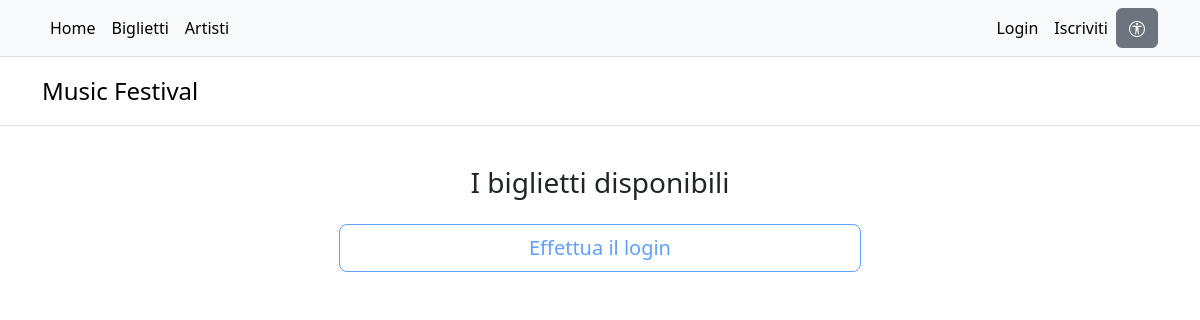
Before: /biglietti with the older database file.
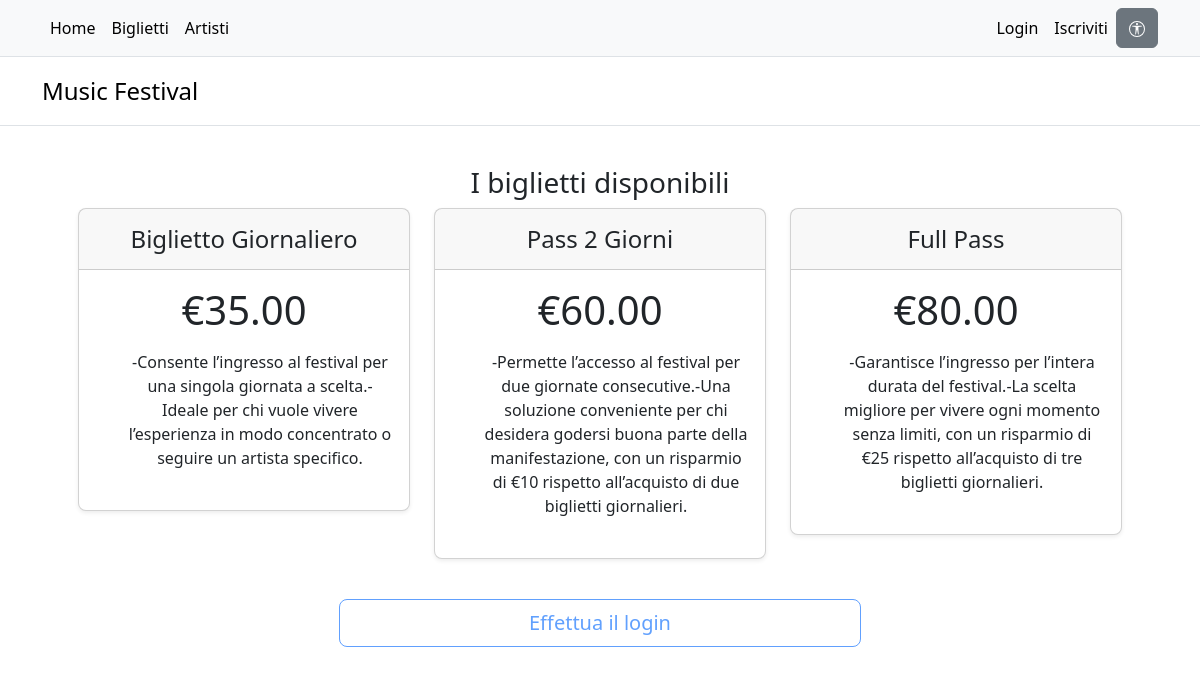
After: the same page with the newer database file.
### tables this page shows
CREATE TABLE "TicketTypes" (
	"ID"	INTEGER,
	"Name"	TEXT NOT NULL UNIQUE,
	"NoOfDays"	INTEGER NOT NULL,
	"Description"	TEXT NOT NULL,
	"Cost"	TEXT NOT NULL,
	PRIMARY KEY("ID" AUTOINCREMENT)
);

### app.py (the view)
@app.route("/biglietti")
def tickets():
    font = session.get("font", False)
    tickets = dbPackage.dbTicketTypes.getTicketTypes()
    days = dbPackage.dbDays.getDays()
    return render_template("tickets.html", tickets=tickets, days=days, font=font)

### dbPackage/dbDays.py (called while the page is built)
def getDays():
    sql = "SELECT * FROM Days"
    conn = sqlite3.connect(DATABASE)
    conn.row_factory = sqlite3.Row
    cursor = conn.cursor()
    cursor.execute(sql)
    days = cursor.fetchall()
    cursor.close()
    conn.close()
    return days

### dbPackage/dbTicketTypes.py (called while the page is built)
def getTicketTypes():
    sql = "SELECT * FROM TicketTypes"
    conn = sqlite3.connect(DATABASE)
    conn.row_factory = sqlite3.Row
    cursor = conn.cursor()
    cursor.execute(sql)
    ticketTypes = cursor.fetchall()
    cursor.close()
    conn.close()
    return ticketTypes

### templates/tickets.html (shortened to what this page needs)
{% extends "base.html" %} {% block content %}
<header
  id="header_numeri"
  class="d-flex justify-content-center align-items-center"
>
  <h3>I biglietti disponibili</h3>
</header>
<div class="row row-cols-1 row-cols-md-3 mb-3 text-center">
  {% for ticket in tickets %}
  <div class="col">
    <div class="card mb-4 rounded-3 shadow-sm">
      <div class="card-header py-3">
        <h4 class="my-0 fw-normal">{{ ticket[1] | e}}</h4>
      </div>
      <div class="card-body">
        <h1 class="card-title pricing-card-title">€{{ticket[4] | e}}</h1>
        <ul class="list mt-3 mb-4">
          {{ ticket["Description"] | safe }}
        </ul>
      </div>
    </div>
  </div>
  {% endfor %}
</div>
<div class="d-grid gap-2 col-12 col-md-6 mx-auto">
  {% if current_user.is_authenticated %} {% if current_user.mode == "Spettatore"
  %} {% if not current_user.hasTicket %}
  <button
    type="button"
    class="btn btn-lg btn-outline-primary w-100"
    data-bs-toggle="modal"
    data-bs-target="#bookingModal"
  >
    Acquista ora il tuo biglietto
  </button>
  {% else %}
  <button type="button" class="btn disabled btn-lg btn-danger w-100">
    Hai già acquistato un biglietto
  </button>
  {% endif %} {% else %}
  <button type="button" class="btn disabled btn-lg btn-warning w-100">
    Non puoi acquistare il tuo biglietto
  </button>
  {% endif %} {% else %}
  <button type="button" class="btn disabled btn-lg btn-outline-primary w-100">
    Effettua il login
  </button>
  {% endif %}
</div>
 {% endblock %}

### templates/base.html (shortened to what this page needs)
<!DOCTYPE html>
<html lang="it">
  <head>
    <link
      href="https://cdn.jsdelivr.net/npm/bootstrap@5.3.5/dist/css/bootstrap.min.css"
      rel="stylesheet"
    />
    <link
      rel="stylesheet"
      href="{{ url_for('static', filename='css/style.css') }}"
    />
  </head>
  <body>
    <nav class="py-2 bg-body-tertiary border-bottom">
      <div class="container d-flex flex-wrap">
        <ul class="nav me-auto">
          <li class="nav-item">
            <a
              href="{{ url_for('home') }}"
              class="nav-link link-body-emphasis px-2 active"
              aria-current="page"
              >Home</a
            >
          </li>
          <li class="nav-item">
            <a
              href="{{ url_for('tickets') }}"
              class="nav-link link-body-emphasis px-2"
              >Biglietti</a
            >
          </li>
          <li class="nav-item">
            <a
              href="{{ url_for('performances') }}"
              class="nav-link link-body-emphasis px-2"
              >Artisti</a
            >
          </li>
        </ul>
        <ul class="nav">
          {% if current_user.is_authenticated %}
          <li class="nav-item dropdown dropstart">
            <a
              class="nav-link dropdown-toggle"
              href="#"
              role="button"
              data-bs-toggle="dropdown"
              aria-expanded="false"
            >
              {{current_user.name + " " + current_user.surname}}
            </a>
            <ul class="dropdown-menu dropdown-menu-dark">
              <li>
                <a class="dropdown-item" href="{{ url_for('logout') }}">Esci</a>
              </li>
              <li>
                <a class="dropdown-item" href="{{ url_for('my_page') }}"
                  >Pagina personale</a
                >
              </li>
            </ul>
          </li>
          {% else %}
          <li class="nav-item">
            <button
              type="button"
              class="btn nav-link link-body-emphasis px-2"
              data-bs-toggle="modal"
              data-bs-target="#loginModal"
              style="background: none; border: none"
            >
              Login
            </button>
          </li>
          <li class="nav-item">
            <button
              type="button"
              class="btn nav-link link-body-emphasis px-2"
              data-bs-toggle="modal"
              data-bs-target="#signUpModal"
              style="background: none; border: none"
            >
              Iscriviti
            </button>
          </li>
          {% endif %}
        </ul>
        <a
          href="{{ url_for('font_change')}}"
          class="btn btn-{% if font %}primary{% else %}secondary{% endif %}"
        >
        </a>
      </div>
    </nav>
    <header class="py-3 mb-4 border-bottom">
      <div class="container d-flex flex-wrap justify-content-center">
        <a
          href="/"
          class="d-flex align-items-center mb-3 mb-lg-0 me-lg-auto link-body-emphasis text-decoration-none"
        >
          <span class="fs-4">Music Festival</span>
        </a>
      </div>
    </header>
    <div class="container px-5 py-3">
       {% block content %} {% endblock %}
    </div>
  </body>
</html>

Changed rows visible on the page:
added TicketTypes: Name "Biglietto Giornaliero", Cost "35.00", Description "-Consente l’ingresso al festival per una singola giornata a scelta.-Ideale per chi vuole vivere l’esperienza in modo concentrato o seguire un artista specifico."
added TicketTypes: Name "Pass 2 Giorni", Cost "60.00", Description "-Permette l’accesso al festival per due giornate consecutive.-Una soluzione conveniente per chi desidera godersi buona parte della manifestazione, con un risparmio di €10 rispetto all’acquisto di due biglietti giornalieri."
added TicketTypes: Name "Full Pass", Cost "80.00", Description "-Garantisce l’ingresso per l’intera durata del festival.-La scelta migliore per vivere ogni momento senza limiti, con un risparmio di €25 rispetto all’acquisto di tre biglietti giornalieri."
